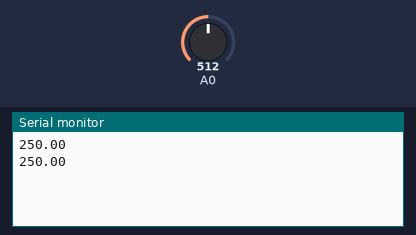
A sketch run on a simulated Arduino Uno, built with avr-gcc and run on an emulated ATmega328P. On the bench: the last lines printed to the serial monitor. The inputs (shaded band) are chosen by the test bench; at power-on: A0 = 512.

Above: at 1.8 s.
1.9 s: A0 set to 716
At 2.8 s:
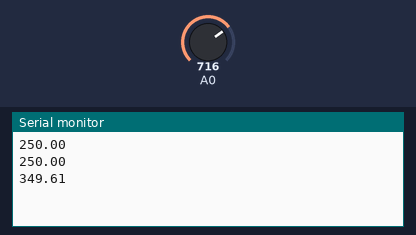
3.4 s: A0 set to 900
At 4.8 s:
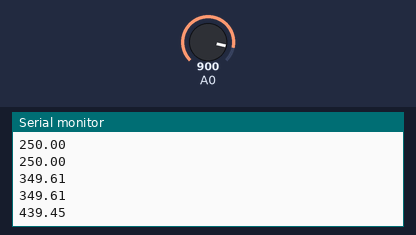
Timing chart, 0 to 6.4 s (numbered marks = the images above; inputs shaded):
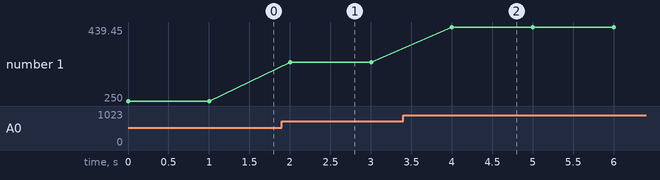

Measured:
- after the input at 1.9 s, the serial monitor: prints a new line after 0.10 s (image 1)
- after the input at 3.4 s, the serial monitor: prints a new line after 0.60 s (image 2)
- plotted number 1: 250 → 349.61 after the input at 1.9 s, 349.61 → 439.45 after the input at 3.4 s

The sketch:

sketch_5.5.LightSerialOut.ino
```cpp
void setup() {
  Serial.begin(9600);
}

void loop() {
  int value;

  value = analogRead(A0);

  float temp = (5.0 * value * 100 ) / 1024;

  Serial.println(temp);

  delay(1000);
}
```
